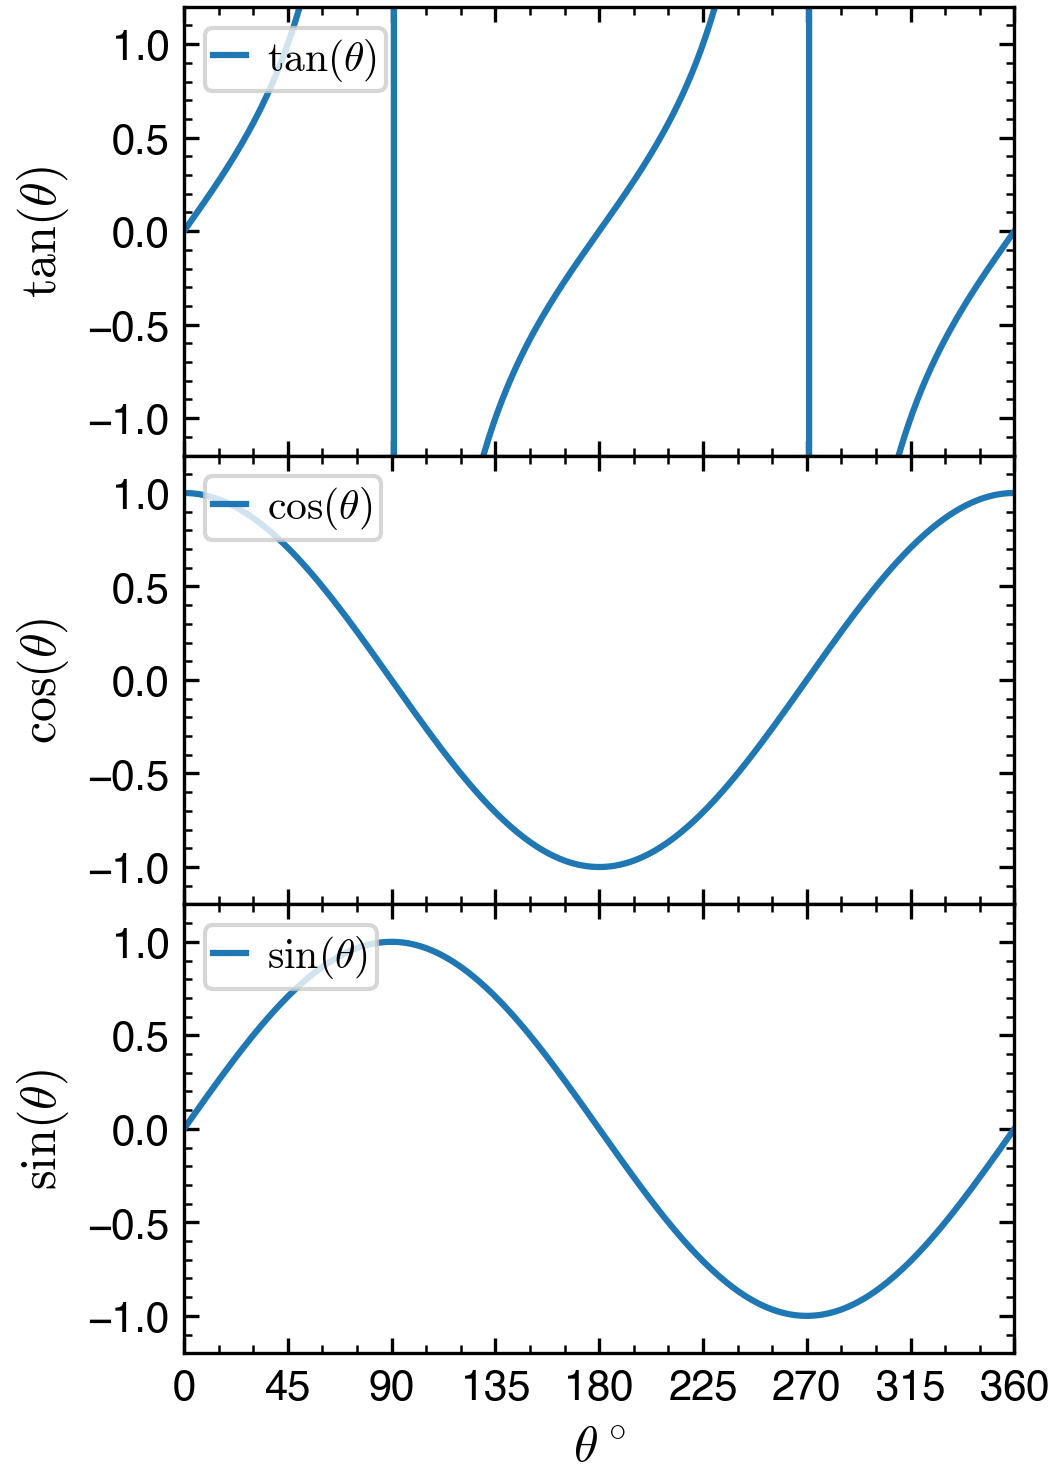

This chart was generated by the following Python code:
# Owner : Arun Jangir
# email : [email redacted]

import numpy as np
import matplotlib.pyplot as plt

# Styling


def init(figsize, subplts):
    from matplotlib import cycler

    pallete = cycler(
        "color",
        [
            "1f77b4",
            "ff7f0e",
            "2ca02c",
            "8c564b",
            "9467bd",
            "e377c2",
            "7f7f7f",
            "bcbd22",
            "17becf",
            "d62728",
        ],
    )
    font = {'family': 'sans-serif',
            'size': 12,
            "sans-serif": "Helvetica"
            }
    plt.rc("text", antialiased=True)
    plt.rc("font", **font)
    plt.rc("mathtext", fontset="cm")
    plt.rc("figure", dpi=100, titlesize=18)
    plt.rc("axes", labelsize=12, prop_cycle=pallete)
    plt.rc("xtick", labelsize=10, direction="in", top=True, bottom=True)
    plt.rc("ytick", labelsize=10, direction="in", right=True, left=True)
    plt.rc(
        "legend",
        fontsize=10,
        title_fontsize=12,
        borderpad=0.2,
        frameon=True,
        labelspacing=0.15,
        columnspacing=0.00,
        markerscale=0.2,
        handlelength=0.8,
        handletextpad=0.5,
        framealpha=0.8,
    )
    mm = 1 / 25.4
    print(subplts)
    fig, (axes) = plt.subplots(subplts[0], subplts[1], squeeze=False)
    fig.set_size_inches(figsize[0] * mm, figsize[1] * mm)

    return fig, (axes)


def set_limits(axes, limits):
    for i, axs in enumerate(axes):
        for j, ax in enumerate(axs):
            ax.set_xlim(limits[i][j][0:2])
            ax.set_ylim(limits[i][j][2:4])


def set_major_minors(axes, major_minors):
    from matplotlib.ticker import MultipleLocator, AutoMinorLocator

    for i, axs in enumerate(axes):
        for j, ax in enumerate(axs):
            ax.xaxis.set_major_locator(MultipleLocator(major_minors[i][j][0]))
            ax.xaxis.set_minor_locator(MultipleLocator(major_minors[i][j][1]))
            ax.yaxis.set_major_locator(MultipleLocator(major_minors[i][j][2]))
            ax.yaxis.set_minor_locator(MultipleLocator(major_minors[i][j][3]))


def set_labels(axes, labels):
    for i, axs in enumerate(axes):
        for j, ax in enumerate(axs):
            ax.set_xlabel(labels[i][j][0])
            ax.set_ylabel(labels[i][j][1])


def set_legend(axes):
    for axs in axes:
        for ax in axs:
            ax.legend(loc="upper left")


# Just replace whatever above this part to change plot stying
subplots = [3, 1]
figsize = [89, 1.4*89]  # in mm
fig_name = "010-common-axis-plot.png"
labels = [
    [[r"$\theta^\circ$", r"$\tan(\theta)$"]],
    [[r"$\theta^\circ$", r"$\cos(\theta)$"]],
    [[r"$\theta^\circ$", r"$\sin(\theta)$"]],
]  # [[[xlabel,ylabel]]]
limits = [
    [[0, 360, -1.2, 1.2]],
    [[0, 360, -1.2, 1.2]],
    [[0, 360, -1.2, 1.2]],
]  # axes limits [[[xmin,xmax,ymin,ymax]]]
major_minors = [
    [[45, 15, 0.5, 0.1]],
    [[45, 15, 0.5, 0.1]],
    [[45, 15, 0.5, 0.1]],
]  # tick location [[[x_major,x_minor,y_major,y_minor]]]


def plot(axes):
    ax_tan, ax_cos, ax_sin = axes[0, 0], axes[1, 0], axes[2, 0]
    x = np.arange(361)
    rad = np.pi/180.0
    ax_sin.plot(x, np.sin(x*rad), label=r"$\sin(\theta)$")
    ax_cos.plot(x, np.cos(x*rad), label=r"$\cos(\theta)$")
    ax_tan.plot(x, np.tan(x*rad), label=r"$\tan(\theta)$")

    # uncomment to give final touch
    set_labels(axes, labels)
    set_limits(axes, limits)
    set_major_minors(axes, major_minors)
    set_legend(axes)

    # Share axes
    ax_sin.sharex(ax_cos)   # sin share axis with cos
    ax_cos.sharex(ax_tan)   # cos share axis with tan
    # Turn off x-axis label
    ax_tan.set_xlabel("")
    ax_cos.set_xlabel("")
    # Turn off x-axis tick-labels
    ax_tan.xaxis.set_ticklabels([])
    ax_cos.xaxis.set_ticklabels([])


fig, (axes) = init(figsize, subplots)
plot(axes)
fig.subplots_adjust(
    top=0.995,
    bottom=0.08,
    left=0.175,
    right=0.965,
    hspace=0.0,
    wspace=0.2)

fig.savefig(f"{fig_name}",dpi=300)
plt.show()
